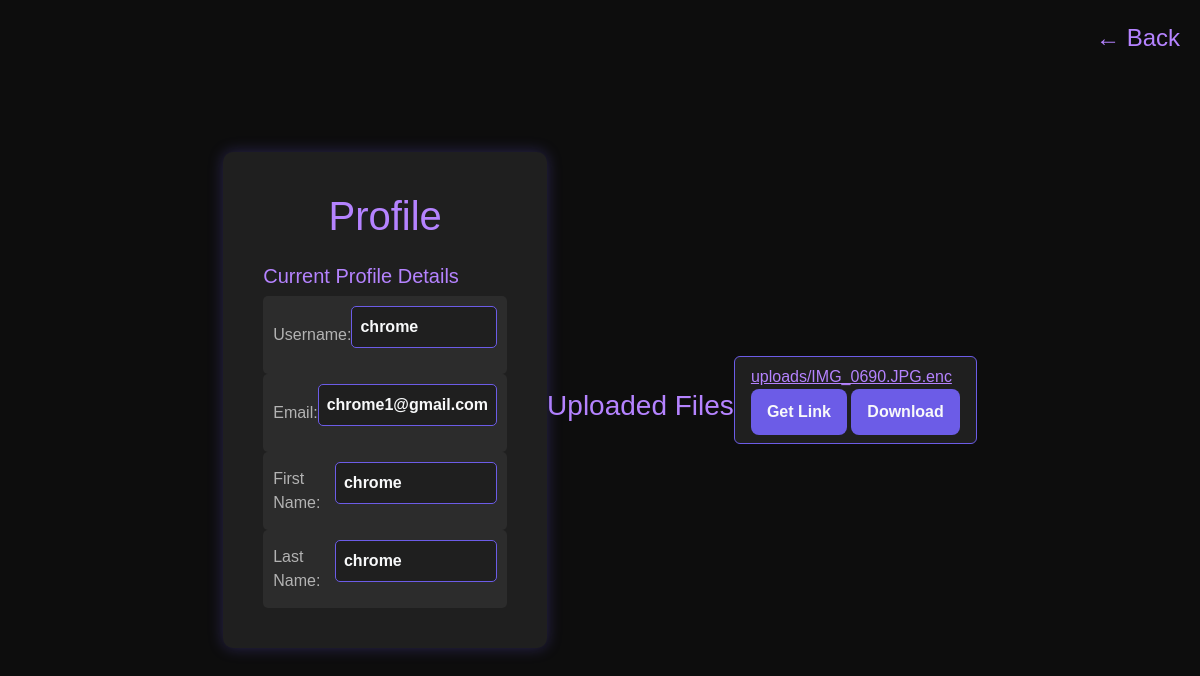
/u/chrome/, run on an earlier commit of the app's database.
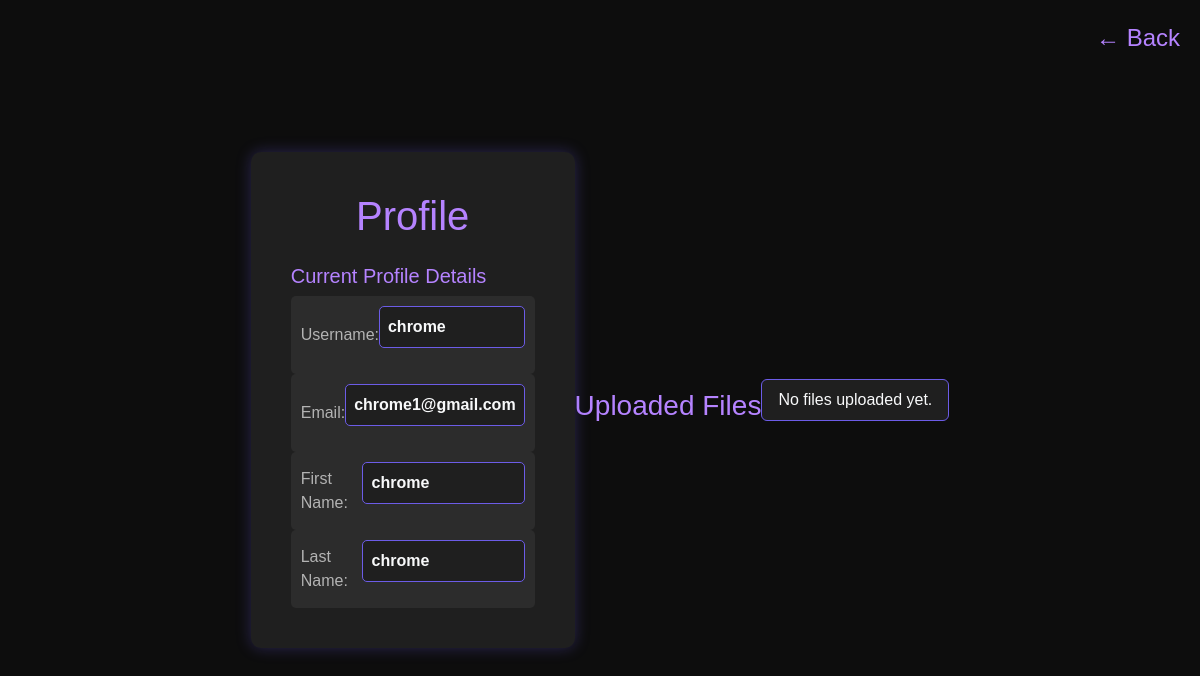
And on a later commit of the database.
### vault/models.py (models this page shows, shortened)
class UploadedFile(models.Model):
    VISIBILITY_CHOICES = [
        ('PUBLIC', 'Public'),
        ('PRIVATE', 'Private'),
    ]
    user = models.ForeignKey(User, on_delete=models.CASCADE, related_name="uploaded_files")  # Associate file with user
    file = models.FileField(upload_to='uploads/')
    uploaded_at = models.DateTimeField(auto_now_add=True)
    visibility = models.CharField(max_length=10, choices=VISIBILITY_CHOICES, default='PRIVATE')
    shared_with = models.ManyToManyField(User, related_name="shared_files", blank=True)  # Users the file is shared with

### vault/views.py (the view)
# urls.py: path('u/<str:username>/', u, name="u"),
def u(request, username):
    user = User.objects.get(username=username)
    print(username, user)
    return render(request, 'vault/user.html', {
        'u': user,
        'files': UploadedFile.objects.filter(user__username=username, visibility="PUBLIC")
    })

### vault/templates/vault/user.html (shortened to what this page needs)
<!DOCTYPE html>
<html lang="en">
<head>
    <link href="https://cdn.jsdelivr.net/npm/bootstrap@5.3.0-alpha3/dist/css/bootstrap.min.css" rel="stylesheet">
</head>
<body>
    <a href="{% url 'index' %}" class="back-button">&larr; Back</a>
    <div class="profile-container">
        <h2 class="profile-title">Profile</h2>
        <div class="row">
            <div class="col-md-12 profile-details">
                <h5 style="color: #b583ff;">Current Profile Details</h5>
                <div class="form-group"><label>Username:</label><p>{{ u.username }}</p></div>
                <div class="form-group"><label>Email:</label><p>{{ u.email }}</p></div>
                <div class="form-group"><label>First Name:</label><p>{{ u.first_name }}</p></div>
                <div class="form-group"><label>Last Name:</label><p>{{ u.last_name }}</p></div>
            </div>
        </div>
    </div>
    <h3 style="color: #b583ff; text-align: center; margin-top: 20px;">Uploaded Files</h3>
    <br>
    <ul class="list-group">
        {% for file in files %}
            <li class="list-group-item">
                <a href="{{ file.file.url }}" target="_blank" style="color: #b583ff;">{{ file.file.name }}</a>
                <div class="actions">
                    <a href="{% url 'share_files' file.id %}" class="btn btn-cyber share-btn">Get Link</a>
                    <form method="get" action="{% url 'download_file' file.id %}" style="display: inline;">
                        <button type="submit" class="btn btn-cyber">Download</button>
                    </form>
                </div>
            </li>
        {% empty %}
            <li class="list-group-item">No files uploaded yet.</li>
        {% endfor %}
    </ul>
</body>
</html>

What changed in the data, as far as the page shows it:
removed UploadedFile: file.name "uploads/IMG_0690.JPG.enc"
Also different on the page:
text now shown: "No files uploaded yet."
